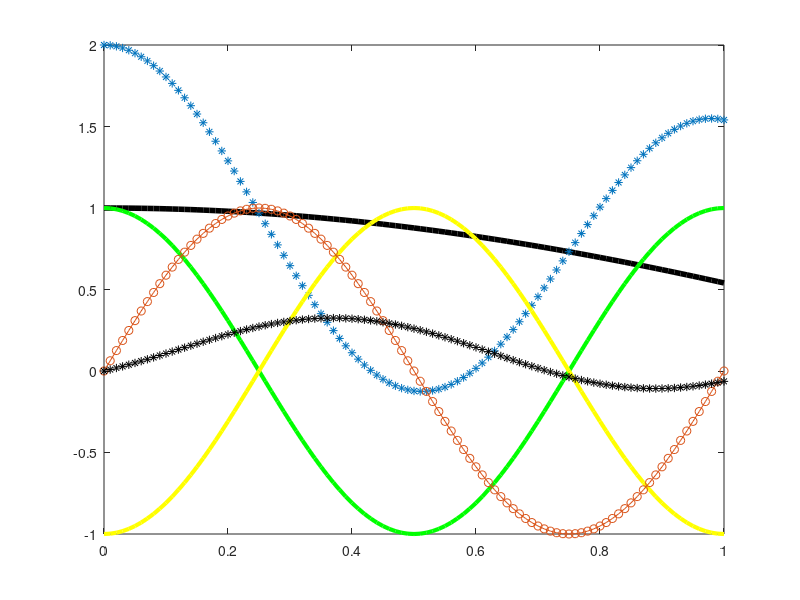

MATLAB code for this plot:
clc
close all
clear all
p=['k','g','y','b']



x=0:0.01:1;

y1=cos(x);
plot(x,y1,'-k','linewidth',4),hold on

y2=cos(2*pi*x);
plot(x,y2,'-g','linewidth',3),hold on

plot(x,y1+y2,'*')

y3=cos(2*pi*x+pi/0.2);
plot(x,y3,'-y','linewidth',3),hold on




y4=cos(2*pi*x+3*pi/2);
plot(x,y4,'-o'),hold on

plot(x,(9)^(-1.8/2)*(y4+y3+y1),'k*')